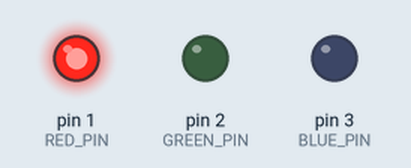
Recording of a program running on a simulated Arduino Uno, built with avr-gcc and run on an emulated ATmega328P. Shown: output pins drawn as LEDs (lit = HIGH).

Above: at 0.5 s.
At 1.5 s:
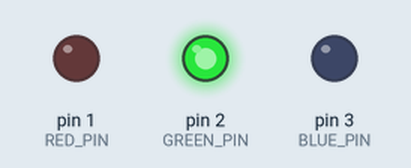
At 5.5 s:
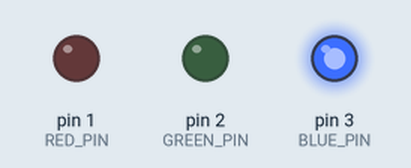
Timing chart, 0 to 6.9 s (numbered marks = the images above):
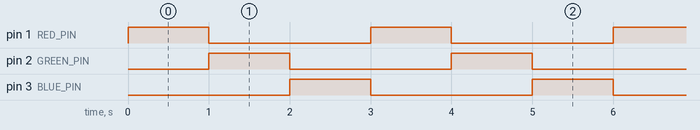

Measured:
- by itself, pin 1 (RED_PIN), pin 2 (GREEN_PIN), pin 3 (BLUE_PIN): alternates HIGH for 1.0 s and LOW for 2.0 s
- by itself, everything shown: repeats every 3.0 s, in 3 steps

The program:

main.cpp
```cpp
#include "Arduino.h"

const int RED_PIN = 1;
const int GREEN_PIN = 2;
const int BLUE_PIN = 3;

void setup() {
	pinMode(RED_PIN, OUTPUT);
	pinMode(GREEN_PIN, OUTPUT);
	pinMode(BLUE_PIN, OUTPUT);

	digitalWrite(RED_PIN, LOW);
	digitalWrite(GREEN_PIN, LOW);
	digitalWrite(BLUE_PIN, LOW);
}

void loop() {
	digitalWrite(BLUE_PIN, LOW);
	digitalWrite(RED_PIN, HIGH);
	delay(1000);

	digitalWrite(RED_PIN, LOW);
	digitalWrite(GREEN_PIN, HIGH);
	delay(1000);

	digitalWrite(GREEN_PIN, LOW);
	digitalWrite(BLUE_PIN, HIGH);
	delay(1000);
}
```
